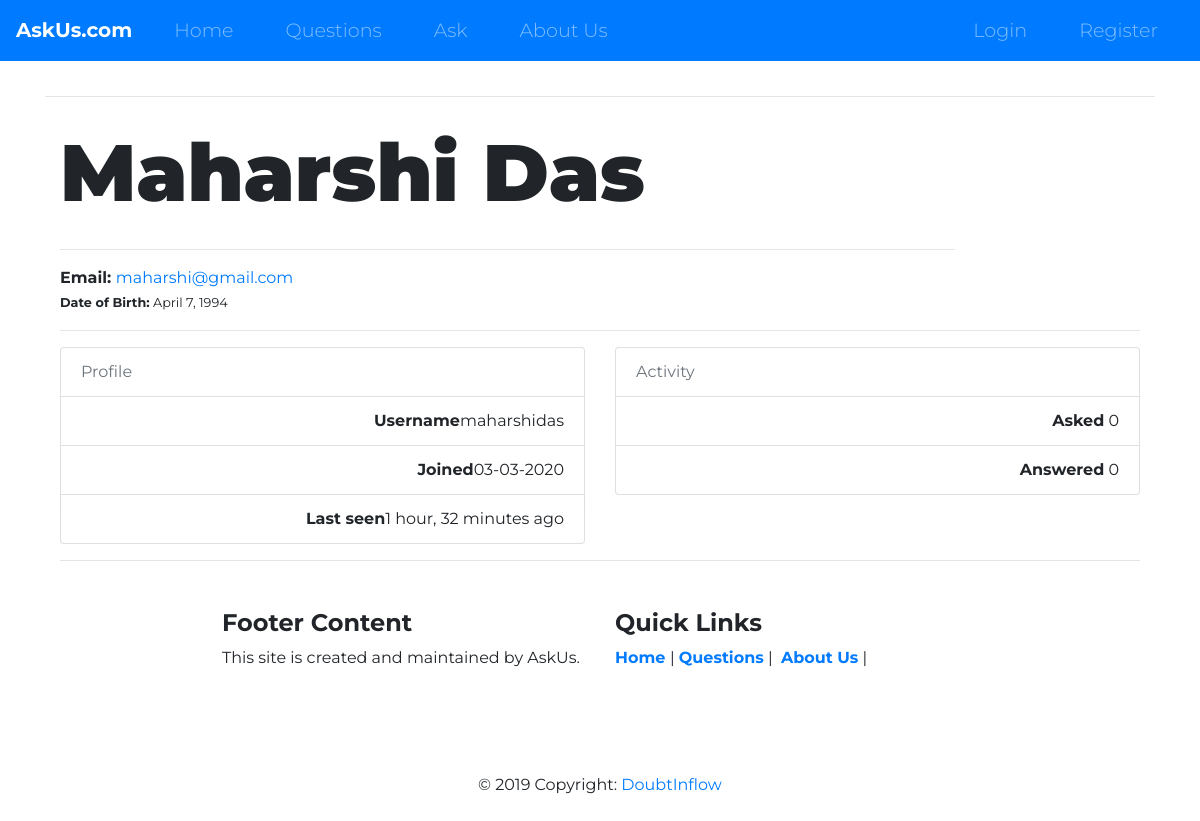
Before: /profile/maharshidas/ with the older database file.
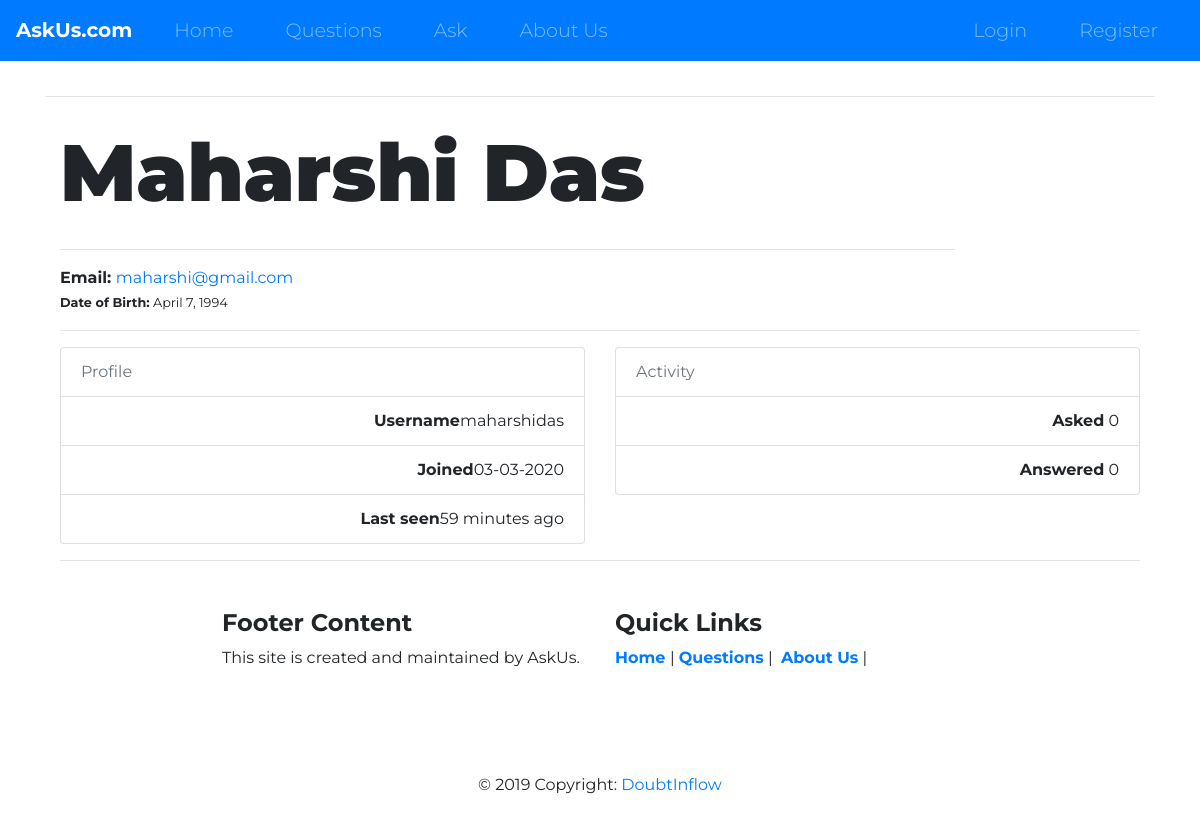
After: the same page with the newer database file.
### accounts/models.py (models this page shows, shortened)
class User(AbstractUser):
        username = models.CharField(max_length=256, unique=True, blank=False,
                                validators=[
                                        RegexValidator(
                                        regex = USERNAME_REGEX,
                                        message = 'Username can be Alpahnumeric and contain only @,#,$',
                                        code='invalid_username'
                                        )]
                                )
        first_name = models.CharField(max_length=256, blank=False,
                                  validators=[
                                        RegexValidator(
                                        regex = NAME_REGEX,
                                        message = 'Name must be Alphabetic',
                                        code='invalid_first_name'
                                        )]
                                )
        last_name = models.CharField(max_length=256, blank=False,
                                  validators=[
                                        RegexValidator(
                                        regex = NAME_REGEX,
                                        message = 'Name must be Alphabetic',
                                        code='invalid_last_name'
                                        )]
                                )
        email = models.EmailField(unique=True, blank=False)
        bio = models.CharField(max_length=512, blank=True)
        birth_date = models.DateField(null=True, blank=False)
        USERNAME_FIELD = 'email'
        REQUIRED_FIELDS = ['username']

### accounts/views.py (the view)
# urls.py: re_path(r'^profile/(?P<username>\w+)/$', user_profile, name='user_profile'),
def user_profile(request, username=None):
    user_profile = get_object_or_404(User, username=username)
    user_questions = user_profile.question_set.all()
    context = { "user_profile": user_profile,
                 "user_questions": user_questions,
               }
    return render(request, "accounts/profile.html", context)

### accounts/templates/accounts/profile.html (shortened to what this page needs)
{% extends 'core/base.html' %}
{% block content %}
<hr>
<div class="container bootstrap snippet">
  <div class="row">
    <div class="col-sm-10">
      <h1>{{ user_profile.first_name }} {{ user_profile.last_name }}</h1>
      <hr>
      <strong>Email: </strong><a href="mailto:#">{{ user_profile.email }}</a><br>
      {% if user_profile.birth_date %}
      <small><b>Date of Birth:</b> {{ user_profile.birth_date }}</small><br>
      {% endif %}
    </div>
  </div>
  <hr>
  <div class="row">
    <div class="col-xs-6 col-md-6 col-sm-3">
      <ul class="list-group">
        <li class="list-group-item text-muted">Profile</li>
        <li class="list-group-item text-right"><span class="pull-left"><strong>Username</strong></span>{{ user_profile.username }}</li>
        <li class="list-group-item text-right"><span class="pull-left"><strong>Joined</strong></span>{{ user_profile.date_joined|date:'d-m-Y' }}</li>
        <li class="list-group-item text-right"><span class="pull-left"><strong>Last seen</strong></span>{{ user_profile.last_login|timesince }} ago</li>
      </ul>
    </div>
    <div class="col-xs-6 col-md-6 col-sm-3">
      <ul class="list-group">
        <li class="list-group-item text-muted">Activity</li>
        <li class="list-group-item text-right"><span class="pull-left"><strong>Asked</strong></span> {{ user_profile.question_set.count }}</li>
        <li class="list-group-item text-right"><span class="pull-left"><strong>Answered</strong></span> {{ user_profile.answer_set.count }}</li>
      </ul>
  </div>
{% endblock content %}

### core/templates/core/base.html (shortened to what this page needs)
{% load static %}
<!DOCTYPE html>
<html>
    <head>
        <link rel="stylesheet" href="https://stackpath.bootstrapcdn.com/bootstrap/4.4.1/css/bootstrap.min.css">
        <link rel="stylesheet" href="../../static/css/styles.css">
    </head>
    <body>
        {% include "core/navbar.html" %}
            <div class="container" style="padding-top: 80px;" >
                {% block content %}
                {% endblock content %}
            </div>
        {% include "core/footer.html" %}
</body>
</html>

### core/templates/core/navbar.html (shortened to what this page needs)
  <nav class="navbar navbar-expand-lg navbar-dark bg-primary fixed-top">
    <a class="navbar-brand" href="">AskUs.com</a>
    <div class="collapse navbar-collapse" id="navbarTogglerDemo01">
      <ul class="navbar-nav mr-auto">
        <li class="nav-item">
          <a class="nav-link" href="{% url 'home' %}">Home</a>
        </li>
        <li class="nav-item">
          <a class="nav-link" href="{% url 'questions:question_list' %}">Questions</a>
        </li>
        <li class="nav-item">
          <a class="nav-link" href="{% url 'questions:question_ask' %}">Ask</a>
        </li>
        <li class="nav-item">
          <a class="nav-link" href="{% url 'about' %}">About Us</a>
        </li>
      </ul>
      <ul class="navbar-nav ml-auto">
        {% if request.user.is_authenticated %}
        <li class="nav-item">
          <a class="nav-link" href="{{user.get_absolute_url}}">{{user.username}}</a>
        </li>
        <li class="nav-item">
          <a class="nav-link" href="{% url 'logout' %}">Logout</a>
        </li>
        {% else %}
        <li class="nav-item">
          <a class="nav-link" href="{% url 'login' %}">Login</a>
        </li>
        <li class="nav-item">
          <a class="nav-link" href="{% url 'register' %}">Register</a>
        </li>
        {% endif %}
      </ul>
    </div>
  </nav>

### core/templates/core/footer.html
<hr>
<footer class="footer navbar-fixed">
    <div class="container-fluid">
        <div class="row">
            <div class="col-md-6">
                <h4 class="title"><b>Footer Content</b></h4>
                <p>This site is created and maintained by AskUs.</p>
            </div>
            <div class="col-md-6">
                <h4 class="title"><strong>Quick Links</strong></h4>
                <strong><a href="{% url 'home' %}">Home </a></strong>|
                <strong><a href="{% url 'questions:question_list' %}">Questions</a></strong> |&nbsp;
                <strong><a href="{% url 'about' %}">About Us</a></strong> |&nbsp;
            </div>
        </div>
    </div>
    <div class="footer-copyright">
        <div class="container-fluid">
            © 2019 Copyright: <a href="{% url 'home' %}"> DoubtInflow</a>
        </div>
    </div>
</footer>
<br>

### core/static/css/styles.css (style rules this page uses)
body { font-family: "Montserrat"; }
.container-fluid { padding: 3% 15% 5%; }
.navbar-brand { font-weight: bold; }
.navbar { margin: 0 0 4.5rem; }
.nav-item { padding: 0 18px; }
.nav-link { font-size: 1.2rem; font-family: "Montserrat"; font-weight: 300; }
h1 { font-size: 5rem; font-weight: 900; line-height: 1.5; }
.footer-copyright { text-align: center; }

Changed rows visible on the page:
changed User "Maharshi": last_login "1 hour, 32 minutes" → "59 minutes"
